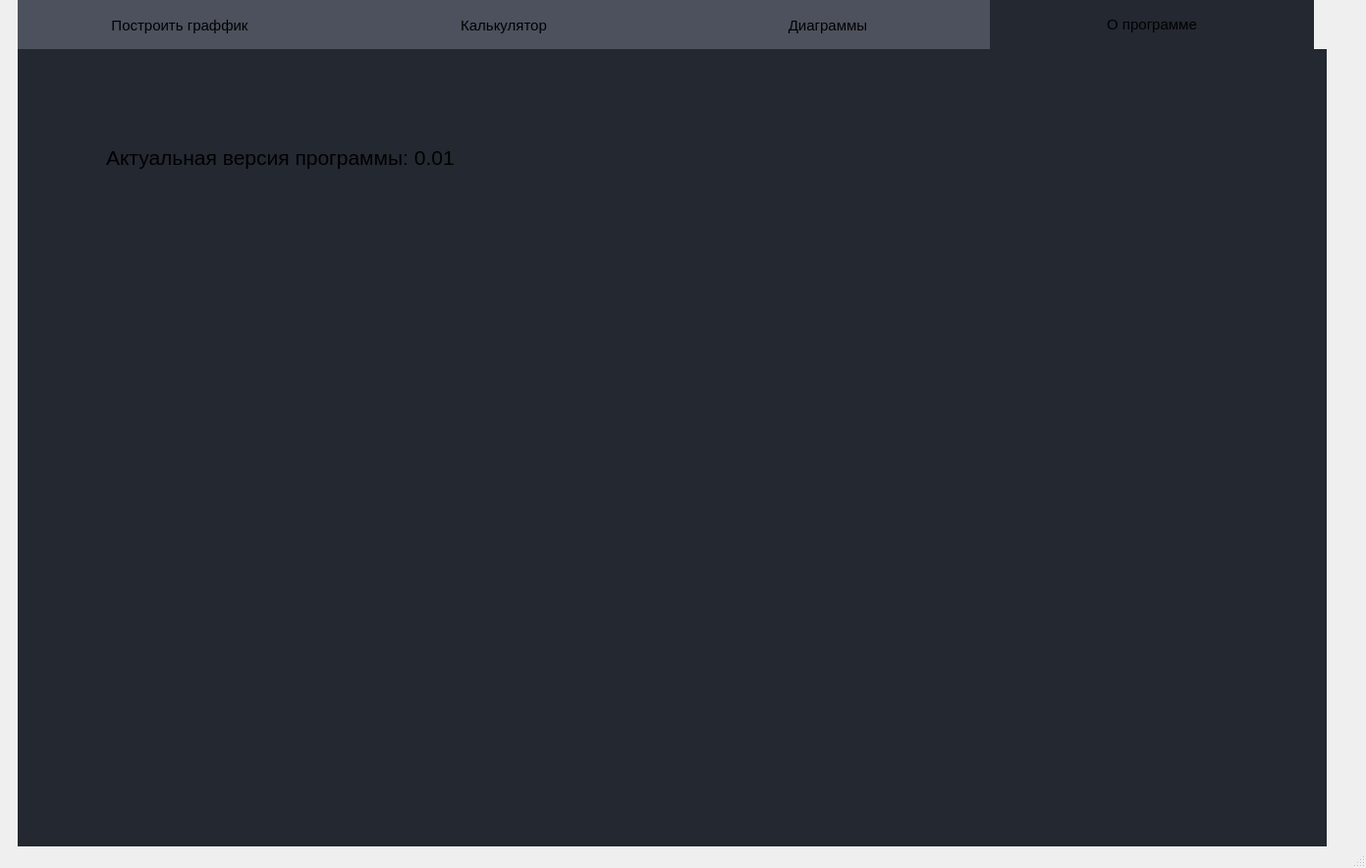
<?xml version="1.0" encoding="UTF-8"?>
<ui version="4.0">
 <class>MainWindow</class>
 <widget class="QMainWindow" name="MainWindow">
  <property name="geometry">
   <rect>
    <x>0</x>
    <y>0</y>
    <width>1391</width>
    <height>884</height>
   </rect>
  </property>
  <property name="windowTitle">
   <string>MainWindow</string>
  </property>
  <widget class="QWidget" name="centralwidget">
   <widget class="QTabWidget" name="tabWidget">
    <property name="geometry">
     <rect>
      <x>18</x>
      <y>0</y>
      <width>1333</width>
      <height>897</height>
     </rect>
    </property>
    <property name="font">
     <font>
      <pointsize>11</pointsize>
     </font>
    </property>
    <property name="styleSheet">
     <string notr="true">QTabWidget::pane
{
	border: 1px;
	background: rgb(35, 40, 49);
}
QTabBar::tab
{
	width: 330px;
	height:50px;
	background: rgb(76, 81, 93);
}
QTabBar::tab:selected
{
	background: rgb(35, 40, 49);
}
QTabBar::tab:hover
{
	background: rgb(56, 62, 73);
}</string>
    </property>
    <property name="currentIndex">
     <number>3</number>
    </property>
    <property name="iconSize">
     <size>
      <width>42</width>
      <height>43</height>
     </size>
    </property>
    <widget class="QWidget" name="grap">
     <attribute name="icon">
      <iconset resource="images.qrc">
       <normaloff>:/images/free-icon-algebra-5090382.png</normaloff>:/images/free-icon-algebra-5090382.png</iconset>
     </attribute>
     <attribute name="title">
      <string>Построить граффик</string>
     </attribute>
    </widget>
    <widget class="QWidget" name="CalculatorTab">
     <attribute name="title">
      <string>Калькулятор</string>
     </attribute>
    </widget>
    <widget class="QWidget" name="diag">
     <attribute name="title">
      <string>Диаграммы</string>
     </attribute>
    </widget>
    <widget class="QWidget" name="setting">
     <attribute name="title">
      <string>О программе</string>
     </attribute>
     <widget class="QLabel" name="label">
      <property name="geometry">
       <rect>
        <x>90</x>
        <y>70</y>
        <width>431</width>
        <height>81</height>
       </rect>
      </property>
      <property name="font">
       <font>
        <pointsize>16</pointsize>
       </font>
      </property>
      <property name="text">
       <string>Актуальная версия программы: 0.01</string>
      </property>
     </widget>
    </widget>
   </widget>
  </widget>
  <widget class="QMenuBar" name="menubar">
   <property name="geometry">
    <rect>
     <x>0</x>
     <y>0</y>
     <width>1391</width>
     <height>21</height>
    </rect>
   </property>
  </widget>
  <widget class="QStatusBar" name="statusbar"/>
 </widget>
 <resources>
  <include location="images.qrc"/>
 </resources>
 <connections/>
</ui>
